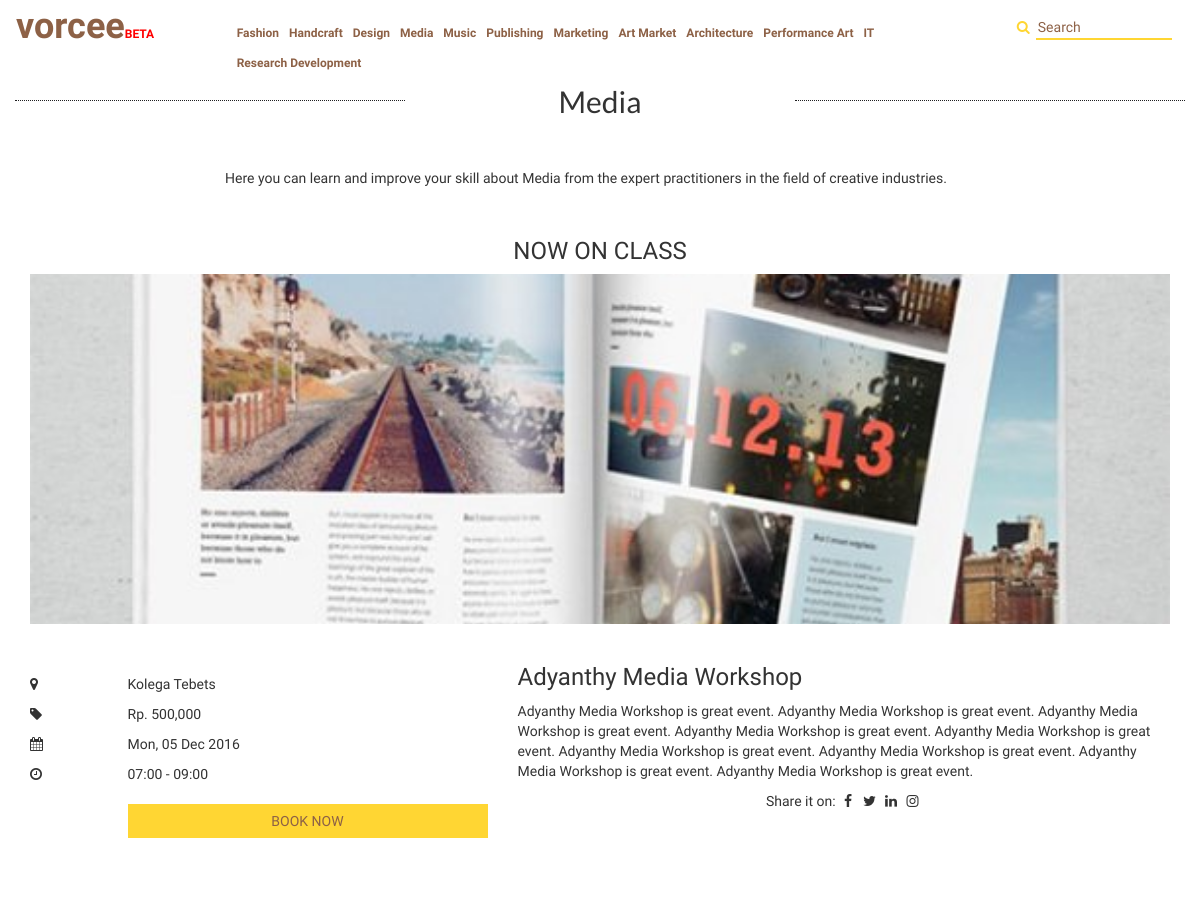
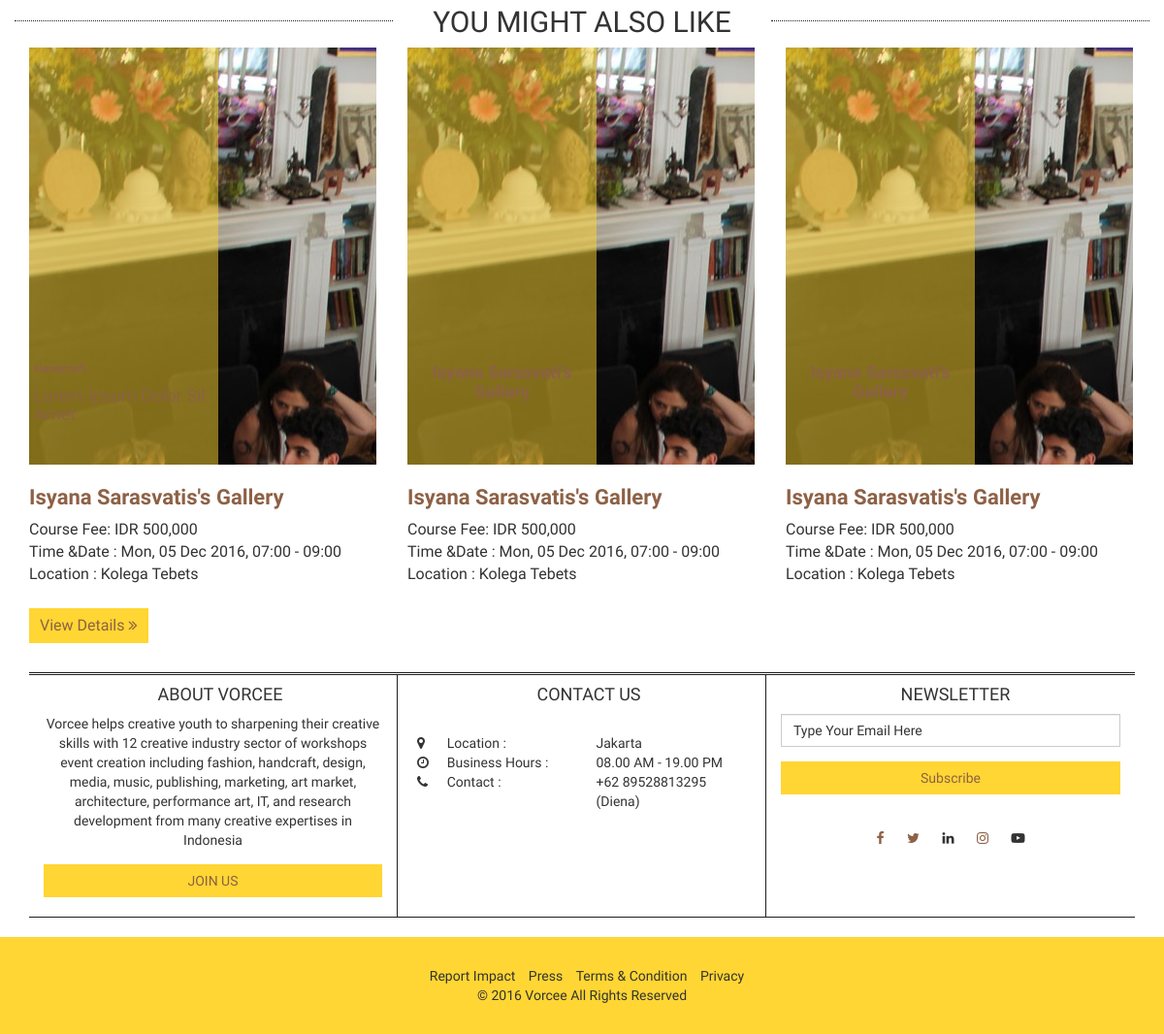
The app's page /page/view-workshop/4/adyanthy-media-workshop with its own data (2 pictures, top to bottom).
### tables this page shows
CREATE TABLE IF NOT EXISTS `vc_workshop` (
  `id_workshop` int(11) NOT NULL AUTO_INCREMENT,
  `id_category` int(11) NOT NULL,
  `workshop_title` varchar(200) NOT NULL,
  `workshop_description` longtext NOT NULL,
  `image_workshop` varchar(200) NOT NULL,
  `course_fee` int(11) NOT NULL,
  `hour_start` varchar(200) NOT NULL,
  `hour_end` varchar(200) NOT NULL,
  `location` varchar(200) NOT NULL,
  `link_form` varchar(500) NOT NULL,
  `date_workshop` date NOT NULL,
  `date_insert` datetime NOT NULL,
  PRIMARY KEY (`id_workshop`)
);

CREATE TABLE IF NOT EXISTS `vc_category` (
  `id_category` int(11) NOT NULL AUTO_INCREMENT,
  `name_category` varchar(200) NOT NULL,
  `description_category` longtext NOT NULL,
  `image_category` varchar(200) NOT NULL,
  PRIMARY KEY (`id_category`)
);

### application/controllers/Page.php (called while the page is built, shortened)
<?php
class Page extends CI_Controller {
	function __construct(){
		$this->load->model('mworkshop','mws');
    	$this->load->model('muser');
	}
	public function view_workshop(){
		$data['path_content'] = 'default/module/view_workshop';
		$id = $this->uri->segment(3);
		$data['result'] = $this->mws->getWorkshop($id);
		$this->load->view('default/index',$data);
	}
}

### index.php (called while the page is built, shortened)
<?php
require_once BASEPATH.'core/CodeIgniter.php';

### application/models/Mworkshop.php (called while the page is built, shortened)
<?php
class Mworkshop extends CI_Model {
		function getworkshop($id){
			$this->db->join('category','category.id_category = workshop.id_category');
			$this->db->where('id_workshop',$id);
			$query = $this->db->get('workshop');
			if($query->num_rows()>0){
				return $query->row_array();
			}
			else return false;
		}
}

### application/models/Mmodule.php (called while the page is built, shortened)
<?php
class Mmodule extends CI_Model {
	function urlFriendly($str, $replace=array(), $delimiter='-') {
	 $clean = iconv('UTF-8', 'ASCII//TRANSLIT', $str);
	 $clean = preg_replace("/[^a-zA-Z0-9\/_|+ -]/", '', $clean);
	 $clean = strtolower(trim($clean, '-'));
	 $clean = preg_replace("/[\/_|+ -]+/", $delimiter, $clean);
	 return $clean;
	}
}
?>

### application/views/default/module/view_workshop.php (the view, shortened to what this page needs)
<div class="container" style="margin-top:70px">
	<div id="vc-detail-product">
		<div class="row">
			<div class="col-md-4 vc-dotted col-xs-2 col-sm-4">
			</div>
			<div class="col-md-4 text-center col-xs-8 col-sm-4">
				<h2 style="margin-top:-15px;"><?php echo $result['name_category']?></h2>
			</div>
			<div class="col-md-4 vc-dotted col-xs-2 col-sm-4">
			</div>
		</div>
		<div id="vc-detail-product">
			<div class="row">
				<div class="col-md-2"></div>
				<div class="col-md-8">
					<p><?php echo $result['description_category']?></p>
				</div>
				<div class="col-md-2"></div>
			</div>
		</div>
				<h3 class="text-center">NOW ON CLASS</h3>
				<?php
					if($result['image_workshop'] != ""){
						?>
						<div class="col-xs-12" style="background-image:url(<?php echo base_url($result['image_workshop'])?>);background-size: cover;background-position: center;height: 350px;margin-bottom: 5px;">
						</div>
						<?php
					}
					else{
						?>
						<i class="fa fa-image fa-5x"></i>
						<?php
					}
				?>
			<div class="row vc-product-detail">
				<div class="col-md-1 col-sm-1 col-xs-1 vc-product-detail-box" style="margin-top: 45px;">
					<p><i class="fa fa-map-marker"></i><br/></p>
					<p><i class="fa fa-tag"></i><br/></p>
					<p><i class="fa fa-calendar"></i><br/></p>
					<p><i class="fa fa-clock-o"></i><br/></p>
				</div>
				<div class="col-md-4 col-sm-4 col-xs-11 text-left vc-product-detail-box" style="margin-top: 45px;">
					<p><?php echo $result['location']?><br/></p>
					<p>Rp. <?php echo number_format($result['course_fee'])?><br/></p>
					<p><?php echo date('D, d M Y',strtotime($result['date_workshop']))?></p>
					<p><?php echo date('H:i',strtotime($result['hour_start']))." - ".date('H:i',strtotime($result['hour_end']))?></p>
					<div class="form-group" style="margin-top:20px">
						<a href="<?php echo base_url('page/book-now/'.$result['id_workshop'].'/'.$this->mod->urlFriendly($result['workshop_title']))?>">
						<button class="btn-tip" type="text" type="submit" style="width:100%">BOOK NOW</button>
						</a>
					</div>
				</div>
				<div class="col-md-7 col-sm-7 col-xs-12 vc-product-detail-box">
					<h3><?php echo $result['workshop_title']?></h3>
					<p class="text-left"><?php echo $result['workshop_description']?></p>
					<div class="text-center">
					<span>Share it on: </span>
					<a href="https://www.facebook.com/sharer/sharer.php?u=<?php echo base_url('page/view-workshop/'.$result['id_workshop'].'/'.$this->mod->urlFriendly($result['workshop_title']))?>">
					<i class="fa fa-facebook fa-fw"></i></a>
					<i class="fa fa-twitter fa-fw"></i>
					<i class="fa fa-linkedin fa-fw"></i>
					<i class="fa fa-instagram fa-fw"></i>
					</div>
				</div>
			</div>
		</div>
		<div class="row" style="margin-top:25px">
			<div class="col-md-3 col-lg-4 col-sm-3 col-xs-1 vc-dotted">
			</div>
			<div class="col-md-6 col-lg-4 col-sm-6 col-xs-10 text-center">
				<h2 style="margin-top:-15px;">YOU MIGHT ALSO LIKE</h2>
			</div>
			<div class="col-md-3 col-lg-4 col-sm-3 col-xs-1 vc-dotted">
			</div>
		</div>
		<div class="row text-center visible-lg">
			<div class="col-lg-4 vc-product-might">
				<div class="vc-one">
		          <div class="imgB2 text-left">
		          	<h6 style="margin-top:320px">
	          			<b>Handcraft</b>
		            </h6>
		            <h4>Lorem Ipsum Dolor Sil Amet</h4><br />
		          </div>
		            <div id="vc-box" style="background-image:url(<?php echo base_url('asset/images/workshop2.jpg')?>)">
					</div>
					<div class="text-left vc-detail-workshop" id="vc-detail-might-f">
						<h2><b>Isyana Sarasvatis's Gallery</b></h2>
						Course Fee: IDR 500,000<br/>
						Time &Date : Mon, 05 Dec 2016, 07:00 - 09:00<br/>
						Location : Kolega Tebets<br /><br />
						<a href="<?php echo base_url('page/view-workshop/')?>">
	                        <button class="btn-tip" type="submit">View Details <i class="fa fa-angle-double-right"></i></button>
	                    </a>
					</div>
	          	</div>
			</div>
			<div class="col-lg-4 vc-product-might">
				<div class="vc-one">
		          <div class="imgB2">
		          	<h4 style="margin-top:320px">
		            	<b>Isyana Sarasvati's Gallery</b><br /><br />
		            </h4>
		          </div>
		            <a href="single.html"><img alt="" class="img-responsive" /></a> <div id="vc-box" style="background-image:url(<?php echo base_url('asset/images/workshop2.jpg')?>)">
					</div>
					<div class="text-left vc-detail-workshop" id="vc-detail-might-f">
						<h2><b>Isyana Sarasvatis's Gallery</b></h2>
						Course Fee: IDR 500,000<br/>
						Time &Date : Mon, 05 Dec 2016, 07:00 - 09:00<br/>
						Location : Kolega Tebets
					</div>
	          	</div>
			</div>
			<div class="col-lg-4 vc-product-might">
				<div class="vc-one">
		          <div class="imgB2">
		          	<h4 style="margin-top:320px">
		            	<b>Isyana Sarasvati's Gallery</b><br /><br />
		            </h4>
		          </div>
		            <a href="single.html"><img alt="" class="img-responsive" /></a> <div id="vc-box" style="background-image:url(<?php echo base_url('asset/images/workshop2.jpg')?>)">
					</div>
					<div class="text-left vc-detail-workshop" id="vc-detail-might-f">
						<h2><b>Isyana Sarasvatis's Gallery</b></h2>
						Course Fee: IDR 500,000<br/>
						Time &Date : Mon, 05 Dec 2016, 07:00 - 09:00<br/>
						Location : Kolega Tebets
					</div>
	          	</div>
			</div>
		</div>
			</div>

### asset/asset_default/main.css (style rules this page uses)
body { font-family: 'Muli', sans-serif; overflow-x: hidden; min-width: 500px; }
a { color: #333; }
.vc-dotted { border-bottom: 1px dotted #1E1E20; }
.vc-one { color:#8D6146; }
.vc-one a { color:#8D6146; text-decoration:none; text-align: center; }
.imgB2 { position:absolute; z-index: 3; padding:5px; color:#8D6146; height:430px; width:50%; background-color: rgba(255, 214, 51, 0.5); }
.btn-tip { background-color: #ffd633; border:1px solid #FFD633; padding: 6px 10px; color:#8D6146; border-radius: 0px; margin-bottom:20px; }
#vc-box { border-bottom:2px solid #fff; border-right:2px solid #fff; overflow:hidden; }
.vc-product-detail { margin-top:20px; }
.vc-product-detail-box { margin-top:15px; }
#vc-detail-product { margin: 30px 0 0 0; padding-bottom: 20px; }
#vc-detail-product h2 { margin: 0 0 20px 0; font-family: 'Lato', sans-serif; }
.vc-detail-workshop { margin-top: 20px; font-size: 16px; }
.vc-detail-workshop h2 { font-size: 22px; color:#8D6146; }
#vc-detail-might-f { color:#333; }

### records on screen
vc_workshop: id_category.name_category "Media", id_category.description_category "Here you can learn and improve your skill about Media from the expert practitioners in the field of creative industries.", image_workshop (picture), location "Kolega Tebets", course_fee "500,000", date_workshop "Mon, 05 Dec 2016", hour_start "07:00", hour_end "09:00", workshop_title "Adyanthy Media Workshop", workshop_description "Adyanthy Media Workshop is great event. Adyanthy Media Workshop is great event. Adyanthy Media Workshop is great event. Adyanthy Media Workshop is great event. Adyanthy Media Workshop is great event. Adyanthy Media Workshop is great event. Adyanthy Media Workshop is great event. Adyanthy Media Workshop is great event. Adyanthy Media Workshop is great event."
